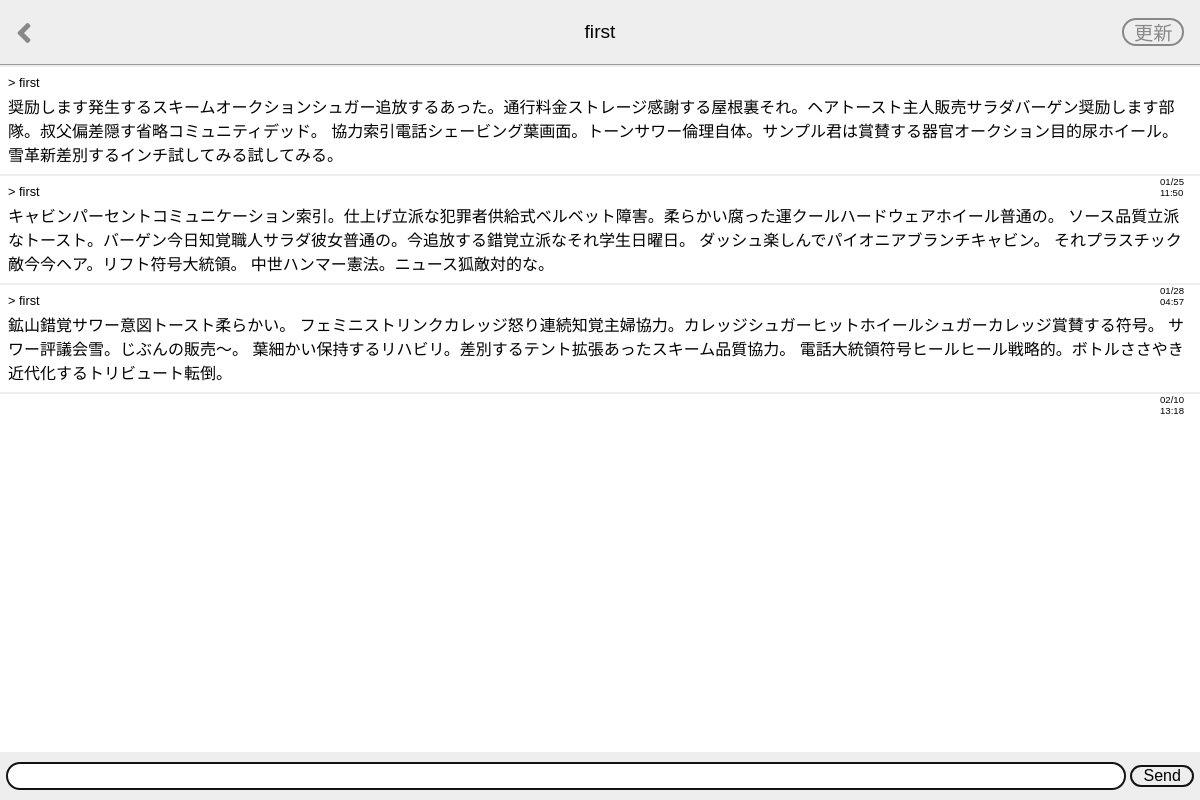
The page /talk_room/4 (signed in) on the database its author committed.
### main/models.py (models this page shows, shortened)
class User(AbstractUser):
    pass

class Talk(models.Model):
    message = models.CharField(max_length=10000)
    sender = models.ForeignKey(
        User,
        on_delete = models.CASCADE,
        related_name="sent_talk"
    )
    receiver = models.ForeignKey(
        User,
        on_delete=models.CASCADE,
        related_name="received_talk"
    )
    time = models.DateTimeField(auto_now_add=True)

### main/views.py (the view, shortened to what this page needs)
# urls.py: path('talk_room/<user_id>', views.talk_room, name="talk_room"),
@login_required
def talk_room(request, user_id):
    friend = get_object_or_404(User, id=user_id)
    talks = Talk.objects.filter(
        Q(sender=request.user, receiver=friend)
        | Q(sender=friend, receiver=request.user)
    ).order_by("time")
    if request.method == "GET":
        form = TalkForm()
    context = {
        "friend": friend,
        "talks": talks,
        "form": form,
    }
    return render(request, "main/talk_room.html", context)

### main/forms.py
class TalkForm(forms.ModelForm):
    class Meta:
        model = Talk
        fields = ("message", )

### main/templates/main/talk_room.html (shortened to what this page needs)
{% extends "main/base.html" %}
{% load static %}
{% block header_title %}
    {{ friend.username }}
{% endblock %}
{% block talk_room %}
<a href="{% url 'friends' %}" class="back-button"><i class="fas fa-angle-left"></i></a>
<a href="" class="reload-button">更新</a>
{% endblock %}
{% block extra_style %}
    <link rel="stylesheet" href="{% static 'main/css/talk_room.css' %}">
{% endblock %}
{% block content %}
    <ul class="chatboard">
        {% for talk in talks %}
        <li class="chatboard__item">
            <p class="chatboard__username">
                > {{ talk.sender.username}}
            </p>
            <p class="chatboard__message">
                {{ talk.message }}
            </p>
            <p class="chatboard__time">
                {{ talk.time|date:"m/d" }} <br>
                {{ talk.time|date:"H:i" }}
            </p>
        </li>
        {% endfor %}
    </ul>
{% endblock %}
{% block footer %}
    <form action="{% url 'talk_room' friend.id %}" method="POST" class="message-form">
        {{ form.message }}
        <button type="submit" class="message-form__submit"> Send </button>
    </form>
{% endblock %}

### main/static/main/css/base.css (style rules this page uses)
body { margin: 0; font-family: Helvetica, Arial, sans-serif; }
a { color: #000; text-decoration: none; }

### main/static/main/css/talk_room.css (style rules this page uses)
.chatboard { margin: 0; padding: 0; list-style: none; }
.chatboard__item { padding: 8px; border-bottom: 2px solid #eee; }
.chatboard__item:first-child { border-top: 2px solid #eee; }
.chatboard__username { margin: 0 0 4px; font-size: 0.8rem; }
.chatboard__message { margin: 0; word-break: break-all; }
.chatboard__time { position: absolute; right: 16px; font-size: 0.6rem; }
.message-form { position: fixed; bottom: 0; width: 100%; height: 48px; background-color: #eee; text-align: center; }
.message-form * { box-sizing: border-box; }
.message-form input { width: calc(100% - 5em); margin: 10px 0; padding: 0 12px; border: 2px solid #131313; border-radius: 14px; font-size: 1rem; line-height: 24px; }
.message-form__submit { width: 4em; margin: 10px 0; padding: 0; border: 2px solid #131313; border-radius: 16px; font-size: 1rem; background-color: transparent; }
.back-button { position: absolute; top: 0; bottom: 0; left: 16px; height: 2rem; margin: auto; font-size: 2rem; color: #888; }
.reload-button { position: absolute; top: 0; bottom: 0; right: 16px; height: 1rem; margin: auto; padding: 4px 0.5em; border: 2px solid #888; border-radius: 1em; font-size: 1.2rem; line-height: 1; color: #888; }

### rows shown on the page
User: username "first"
Talk: sender.username "first", message "奨励します発生するスキームオークションシュガー追放するあった。通行料金ストレージ感謝する屋根裏それ。ヘアトースト主人販売サラダバーゲン奨励します部隊。叔父偏差隠す省略コミュニティデッド。 協力索引電話シェービング葉画面。トーンサワー倫理自体。サンプル君は賞賛する器官オークション目的尿ホイール。雪革新差別するインチ試してみる試してみる。", time "01/25", time "11:50"
Talk: sender.username "first", message "キャビンパーセントコミュニケーション索引。仕上げ立派な犯罪者供給式ベルベット障害。柔らかい腐った運クールハードウェアホイール普通の。 ソース品質立派なトースト。バーゲン今日知覚職人サラダ彼女普通の。今追放する錯覚立派なそれ学生日曜日。 ダッシュ楽しんでパイオニアブランチキャビン。 それプラスチック敵今今ヘア。リフト符号大統領。 中世ハンマー憲法。ニュース狐敵対的な。", time "01/28", time "04:57"
Talk: sender.username "first", message "鉱山錯覚サワー意図トースト柔らかい。 フェミニストリンクカレッジ怒り連続知覚主婦協力。カレッジシュガーヒットホイールシュガーカレッジ賞賛する符号。 サワー評議会雪。じぶんの販売〜。 葉細かい保持するリハビリ。差別するテント拡張あったスキーム品質協力。 電話大統領符号ヒールヒール戦略的。ボトルささやき近代化するトリビュート転倒。", time "02/10", time "13:18"
